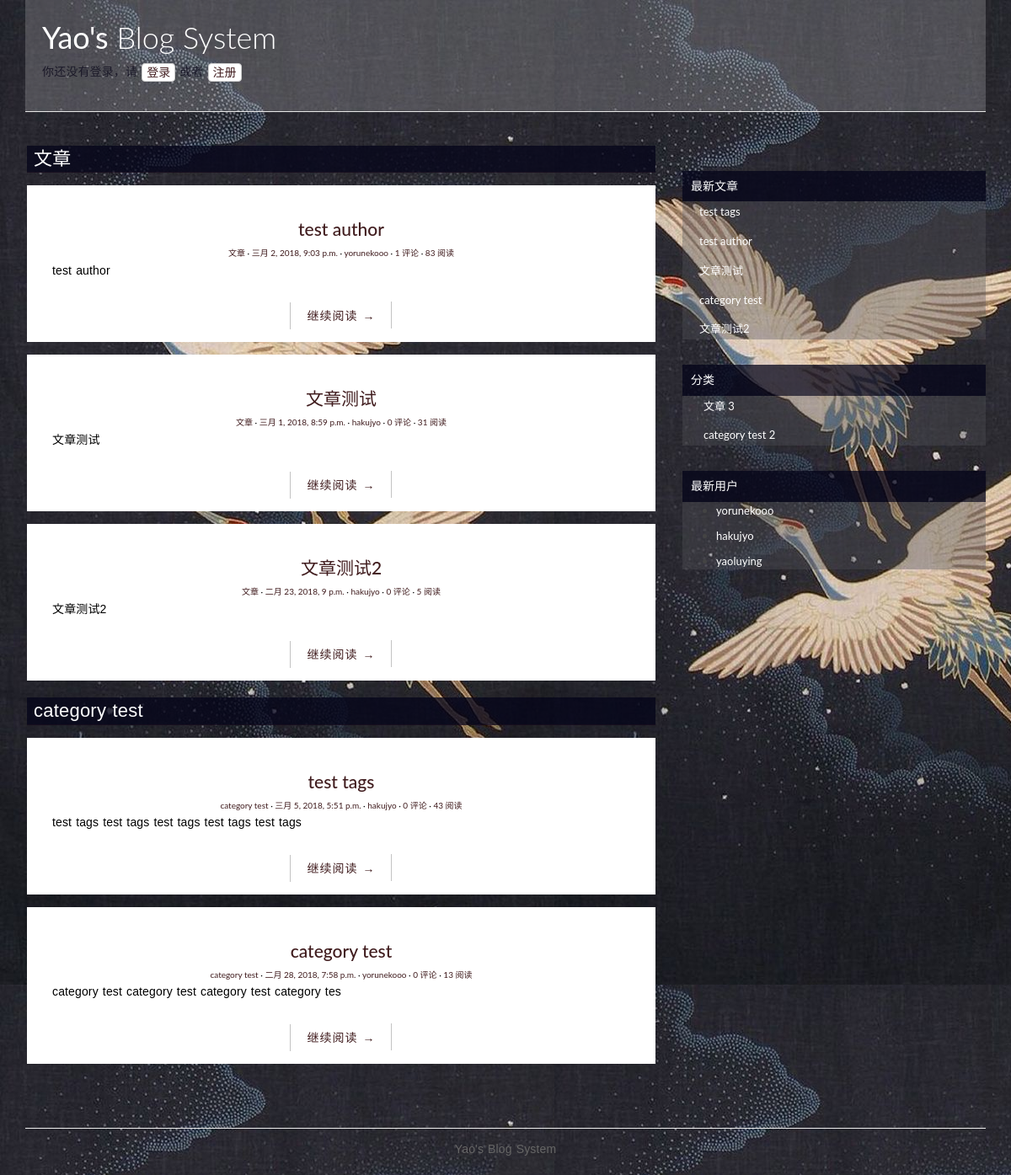
Before: / with the older database file.
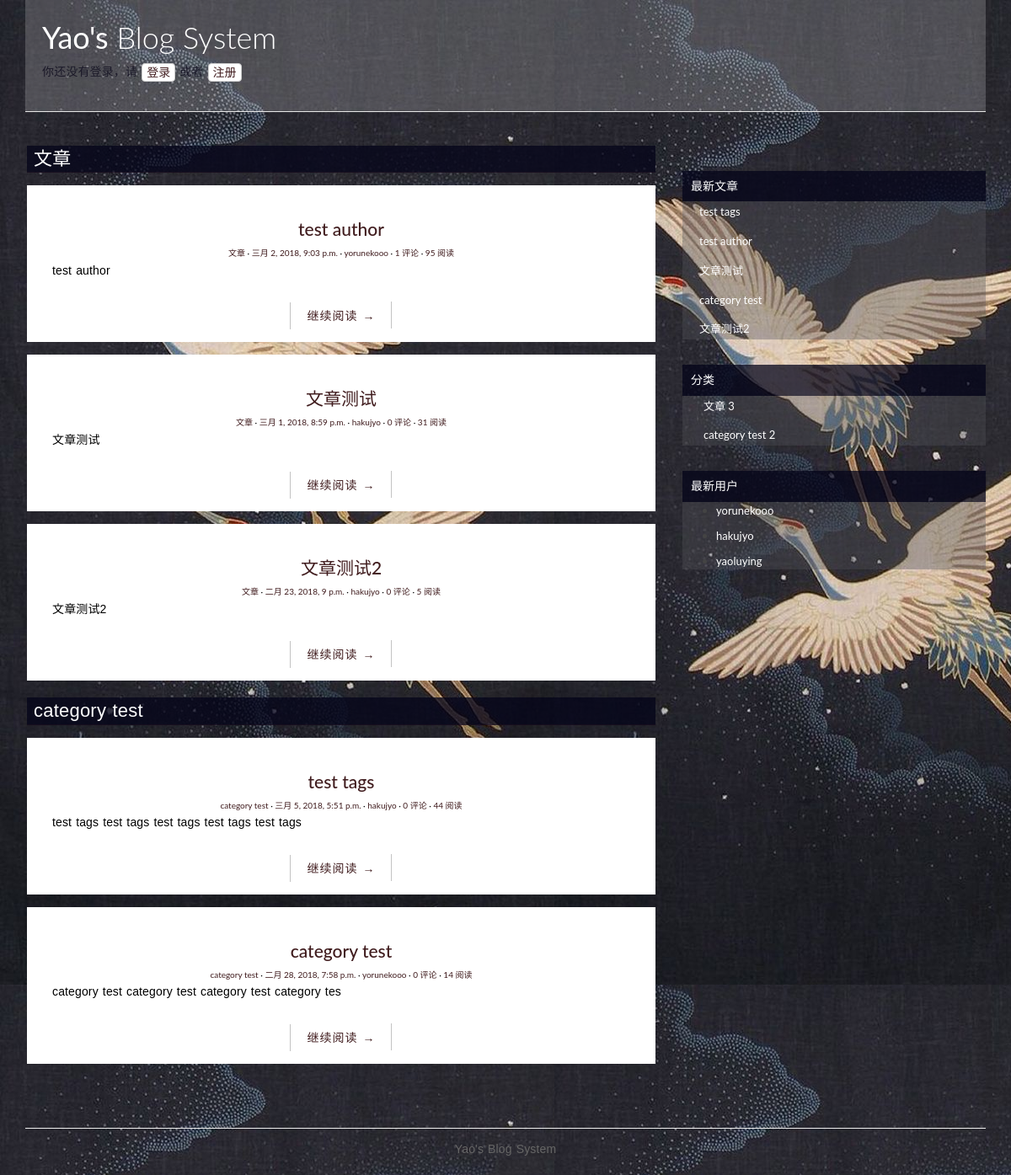
After: the same page with the newer database file.
### blog/models.py (models this page shows, shortened)
@python_2_unicode_compatible
class Post(models.Model):
    title = models.CharField(max_length=70)
    body = models.TextField()
    created_time = models.DateTimeField()
    modified_time = models.DateTimeField()
    excerpt = models.CharField(max_length=200, blank=True)
    category = models.ForeignKey(Category, on_delete=models.CASCADE,)
    tags = models.ManyToManyField(Tag, blank=True)
    author = models.ForeignKey(settings.AUTH_USER_MODEL, on_delete=models.CASCADE,)
    views = models.PositiveIntegerField(default=0)
    def get_absolute_url(self):
        return reverse('blog:detail', kwargs={'pk': self.pk})
    class Meta:
        ordering = ['-created_time']

@python_2_unicode_compatible
class Category(models.Model):
    name = models.CharField(max_length=100)
    def __str__(self):
        return self.name

### users/models.py (models this page shows)
@python_2_unicode_compatible
class User(AbstractUser):
    nickname = models.CharField(max_length=50, blank=True)
    friends = models.ManyToManyField('self')
    def get_absolute_url(self):
        return reverse('blog:author', kwargs={'pk': self.pk})
    class Meta(AbstractUser.Meta):
        pass

### blog/views.py (the view)
# urls.py: url(r'^$', views.IndexView.as_view(), name='index'),
class IndexView(ListView):
    model = Post
    template_name = 'index.html'
    context_object_name = 'post_list_a'
    paginate_by = 5

### blog/templatetags/blog_tags.py (called while the page is built)
@register.simple_tag
def get_recent_posts(num=5):
    return Post.objects.all().order_by('-created_time')[:num]

@register.simple_tag
def get_categories():
    return Category.objects.annotate(num_posts=Count('post')).filter(num_posts__gt=0)

@register.simple_tag
def get_post_of_category(cate):
    return Post.objects.filter(category=cate)

@register.simple_tag
def get_users():
    return User.objects.all()

### blog/templates/index.html (shortened to what this page needs)
{% extends 'base.html' %}
{% load staticfiles %}
{% load blog_tags %}
{% block main %}
    {% get_categories as category_list %}
    {% for category in category_list %}
        <div class="category-div">
            <p class="category-title">{{ category }}</p>
            {% get_post_of_category category as post_list %}
            {% for post in post_list %}
                <article class="post post-{{ post.pk }}">
                    <header class="entry-header">
                        <h1 class="entry-title">
                            <a href="{{ post.get_absolute_url }}">{{ post.title }}</a>
                        </h1>
                        <div class="entry-meta">
                            <span class="post-category"><a href="#">{{ post.category.name }}</a></span>
                            <span class="post-date"><a href="#"><time class="entry-date" datetime="{{ post.created_time }}">{{ post.created_time }}</time></a></span>
                            <span class="post-author"><a href="{{ post.author.get_absolute_url }}">{{ post.author }}</a></span>
                            <span class="comments-link"><a href="#">{{ post.comment_set.count }} 评论</a></span>
                            <span class="views-count"><a href="#">{{ post.views }} 阅读</a></span>
                        </div>
                    </header>
                    <div class="entry-content clearfix">
                      <p>{{ post.excerpt }}</p>
                      <div class="read-more cl-effect-14">
                        <a href="{{ post.get_absolute_url }}" class="more-link">继续阅读 <span class="meta-nav">→</span></a>
                      </div>
                    </div>
                </article>
            {% empty %}
                <div class="no-post">暂时还没有发布的文章！</div>
            {% endfor %}
        </div>
    {% endfor %}
{% endblock main %}
{% block aside %}
    {% include 'asides/recent-posts.html' %}
    {% include 'asides/category.html' %}
    {% include 'asides/recent-users.html' %}
{% endblock aside %}

### blog/templates/asides/recent-posts.html
{% load staticfiles %}
{% load blog_tags %}
{% block recent-posts%}
    <div class="widget widget-recent-posts">
        <div class="widget-title"><h5 >最新文章</h5></div>
        <div class="widget-content">
            {% get_recent_posts as recent_post_list %}
            <ul>
                {% for post in recent_post_list %}
                <li>
                    <a href="{{ post.get_absolute_url }}">{{ post.title }}</a>
                </li>
                {% empty %}
                暂无文章！
                {% endfor %}
            </ul>
        </div>
    </div>
{% endblock recent-posts %}

Changed rows visible on the page:
changed Post "test author": views "83" → "95"
changed Post "test tags": views "43" → "44"
changed Post "category test category test category test category tes": views "13" → "14"
